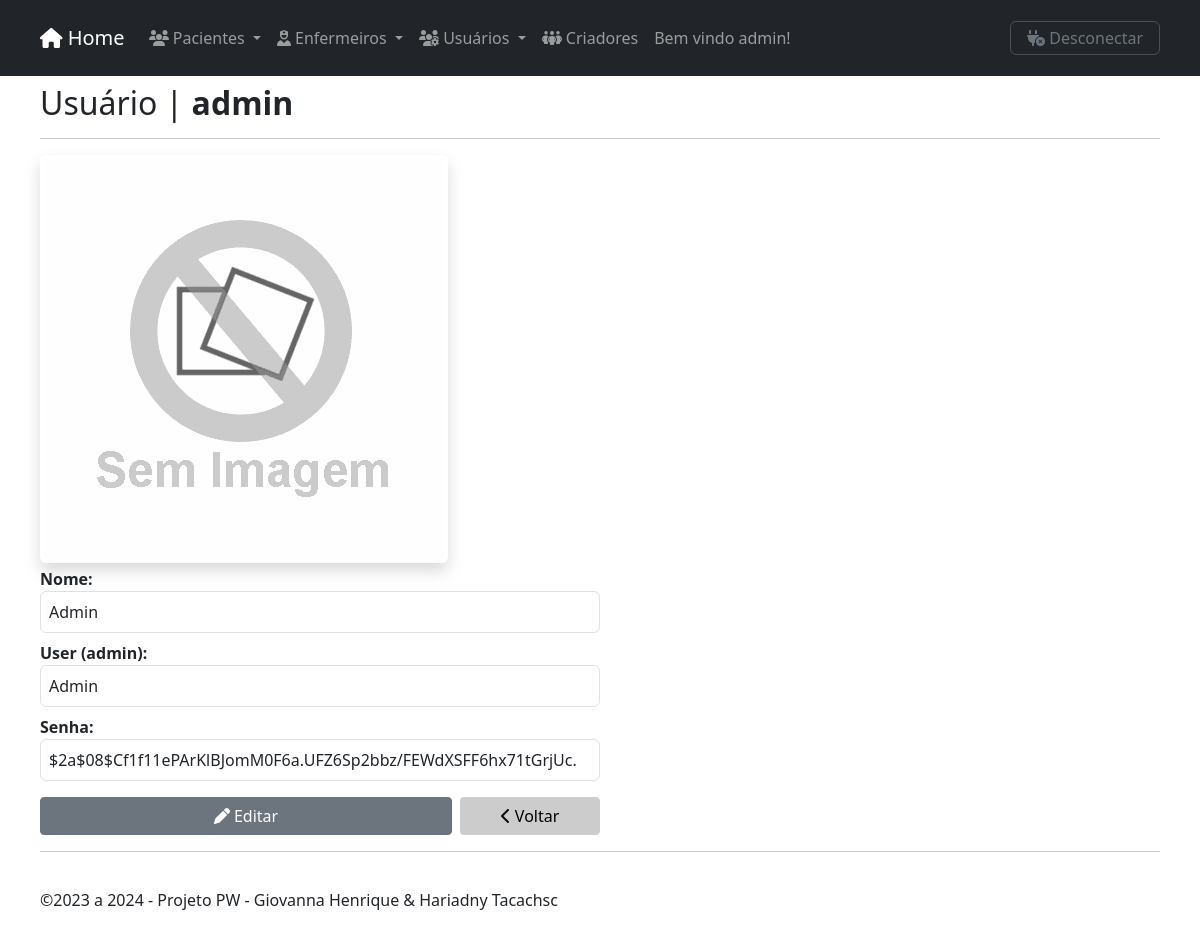
/usuarios/view.php?id=1 (signed in), run on an earlier commit of the app's database.
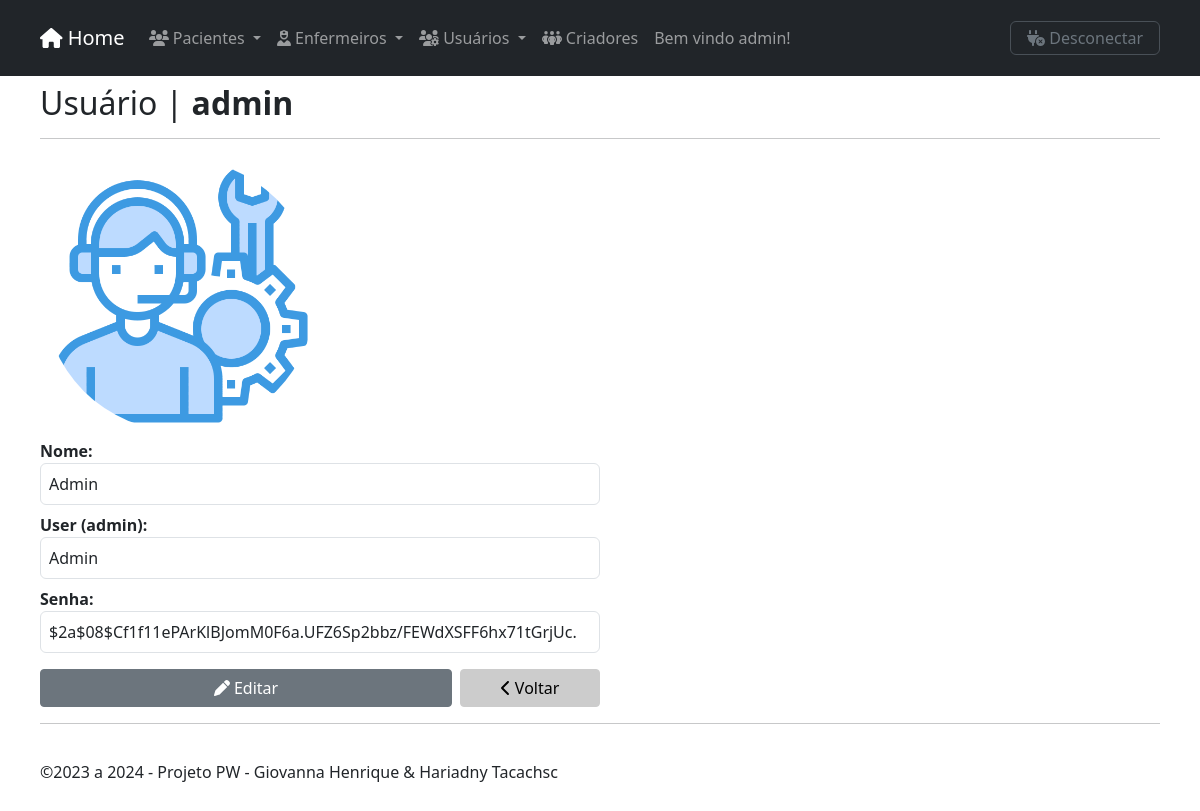
And on a later commit of the database.
### tables this page shows
CREATE TABLE `usuarios` (
  `id` int(11) UNSIGNED NOT NULL,
  `nome` varchar(50) NOT NULL,
  `user` varchar(50) NOT NULL,
  `password` varchar(100) NOT NULL,
  `foto` varchar(50) DEFAULT NULL
);

### inc/database.php (called while the page is built, shortened)
<?php
    function open_database()
    {
        try {
            $conn = new mysqli(DB_HOST, DB_USER, DB_PASSWORD, DB_NAME);
            $conn->set_charset("utf8");
            return $conn;
        } catch (Exception $e) {
            throw new Exception($e->getMessage());
        }
    }
    function find( $table = null, $id = null ) {
        try {
            $database = open_database();
            $found = null;
            if ($id) {
                $sql = "SELECT * FROM " . $table . " WHERE id = " . $id;
                $result = $database->query($sql);
                if ($result->num_rows > 0) {
                    $found = $result->fetch_assoc();
                }
            }
        } catch (Exception $e) {
            $_SESSION['message'] = $e->GetMessage();
            $_SESSION['type'] = 'danger';
        }
        return $found;
    }
?>

### usuarios/functions.php (called while the page is built, shortened)
<?php
    function view($id = null) {
        $usuario = find("usuarios", $id);
    }
?>

### usuarios/view.php (the view, shortened to what this page needs)
<?php
	include("functions.php");
	view($_GET['id']);
    include(HEADER_TEMPLATE);
?>
            <?php if (!empty($_SESSION['message'])) : ?>
                <div class="alert alert-<?php echo $_SESSION['type']; ?> alert-dismissible" role="alert">
                    <?php echo $_SESSION['message']; ?>
                    <button type="button" class="btn-close" data-bs-dismiss="alert" aria-label="Close"></button>
                </div>
            <?php else : ?>
                <header>
                    <h2>Usuário | <b class="title-user"><?php echo $usuario['nome']; ?></b></h2>
                    <hr>
                </header>
                <dl class="dl-horizontal col-md-6">
                    <?php
                        if(!empty($usuario['foto'])) {
                            echo "<img src=\"fotos/" . $usuario['foto'] ."\" class=\" p-1 mb-1 bg-body img-user col-md-6\">";
                        } else {
                            echo "<img src=\"fotos/semimagem.png\" class=\"shadow p-1 mb-1 bg-body img-user rounded col\" >";
                        }
                    ?>
                    <dt>Nome:</dt>
                    <dd class="col border p-2 rounded"><?php echo $usuario['nome']; ?></dd>
                    <dt>User (admin):</dt>
                    <dd class="col border p-2 rounded"><?php echo $usuario['user']; ?></dd>
                    <dt>Senha:</dt>
                    <dd class="col senha border p-2 rounded"><?php echo $usuario['password'] ?></dd>
                </dl>
                        <div id="actions">
                            <div class="col-md-6 d-flex justify-content-between gap-2">
                                <?php if (empty($_SESSION['message'])) : ?>
                                <a href="edit.php?id=<?php echo $usuario['id']; ?>" class="btn btn-secondary rounded-1 btn-editar col">
                                    <i class="fa-solid fa-pen"></i> Editar
                                </a>
                                <?php endif; ?>
                                <a href="index.php" class="btn btn-light rounded-1 col-md-3">
                                    <i class="fa-solid fa-chevron-left"></i> Voltar
                                </a>
                            </div>
                        </div>
            <?php endif; ?>
<?php include(FOOTER_TEMPLATE); ?>

### inc/header.php (shortened to what this page needs)
<!DOCTYPE html>
<html>
    <head>
        <link rel="stylesheet" href="<?php echo BASEURL; ?>css/bootstrap/bootstrap.min.css">
        <link rel="stylesheet" href="<?php echo BASEURL; ?>css/style.css">
        <link rel="stylesheet" href="<?php echo BASEURL; ?>css/style.css">
        <link rel="stylesheet" href="<?php echo BASEURL; ?>css/awesome/all.min.css">
    </head>
    <body>
        <nav class="navbar navbar-expand-lg bg-dark fixed-top" data-bs-theme="dark">
            <div class="container">
                <a class="navbar-brand" href="<?php echo BASEURL; ?>"><i class="fa-solid fa-house"></i> Home</a>
                <div class="collapse navbar-collapse" id="navbarSupportedContent">
                    <ul class="navbar-nav me-auto mb-2 mb-lg-0">
                        <li class="nav-item dropdown">
                            <a class="nav-link dropdown-toggle" href="#" role="button" data-bs-toggle="dropdown" aria-expanded="false">
                                <i class="fa-solid fa-users"></i> Pacientes
                            </a>
                        </li>
                        <li class="nav-item dropdown">
                            <a class="nav-link dropdown-toggle" href="#" role="button" data-bs-toggle="dropdown" aria-expanded="false">
                                <i class="fa-solid fa-user-nurse"></i> Enfermeiros
                            </a>
                        </li>
                        <?php if (isset($_SESSION['user'])) :  ?>
                            <?php if ($_SESSION['user'] == "admin") :  ?>
                                <li class="nav-item dropdown">
                                    <a class="nav-link dropdown-toggle" href="#" role="button" data-bs-toggle="dropdown" aria-expanded="false">
                                        <i class="fa-solid fa-users-gear"></i> Usuários
                                    </a>
                                </li>
                            <?php endif; ?>
                            <li class="nav-item">
                                <a class="nav-link" href="<?php echo BASEURL; ?>criadores.php">
                                    <i class="fa-solid fa-people-group"></i> Criadores
                                </a>
                            </li>
                            <li class="nav-item">
                                <a class="nav-link" href="<?php echo BASEURL . "usuarios/view.php?id=" . $_SESSION['id'] ?>">Bem vindo <?php echo $_SESSION['user'] ?>!</a>
                            </li>
                            </ul>
                            <div class="text-secondary">
                                <a class="nav-link border pt-1 pb-1 ps-3 pe-3 rounded" href="<?php echo BASEURL; ?>inc/logout.php">
                                    <i class="fa-solid fa-plug-circle-xmark"></i> Desconectar
                                </a>
                            </div>
                        <?php endif; ?>
                </div>
            </div>
        </nav>
        <main class="container">
            <br>

### inc/footer.php (shortened to what this page needs)
            <hr>
        </main>
        <footer class="container">
        <?php $hoje = new DateTime("now", new DateTimeZone("America/Sao_Paulo")); ?>
            <p>&copy;2023 a <?php echo $hoje -> format("Y"); ?> - Projeto PW - Giovanna Henrique & Hariadny Tacachsc</p>
        </footer>
    </body>
</html>

### css/style.css (style rules this page uses)
.container { padding: 10px; }
.btn-editar { width: 65%; }

### inc/header.php (style rules this page uses)
body { padding-top: 50px; padding-bottom: 20px; }
.btn-light { background-color: #ccc; border-color: #ccc; transition: 0.5s; }
.btn { transition: 0.5s; }

### usuarios/view.php (style rules this page uses)
.senha { word-break: break-all; }
.img-user { border-radius: 50%; text-align: center; }
dd::first-letter { text-transform: uppercase; }
.img-user { max-width: 100%; }

What changed in the data, as far as the page shows it:
changed usuarios "admin": foto: picture added
